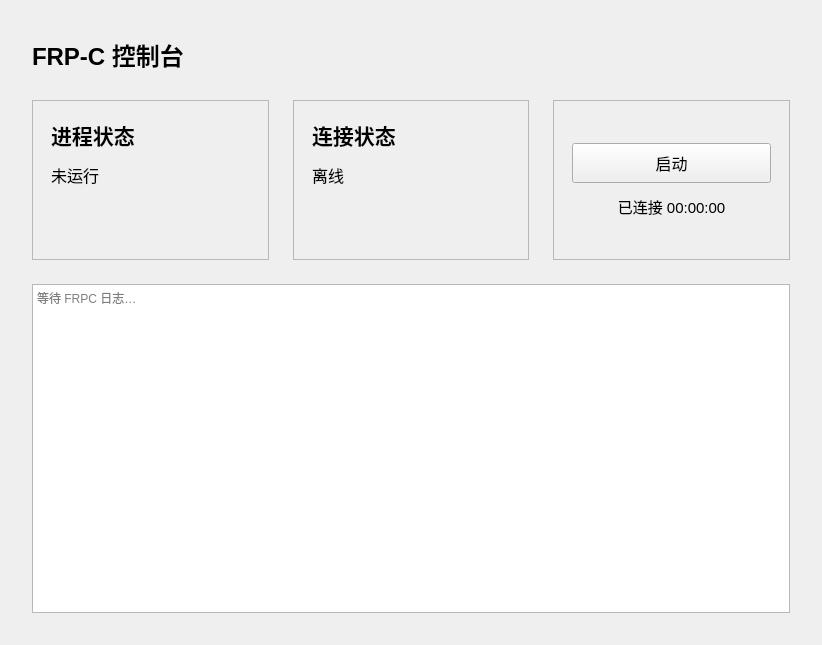
<?xml version="1.0" encoding="UTF-8"?>
<ui version="4.0">
 <class>Frpc_Control_Form</class>
 <widget class="QWidget" name="Frpc_Control_Form">
  <property name="windowModality">
   <enum>Qt::WindowModality::NonModal</enum>
  </property>
  <property name="geometry">
   <rect>
    <x>0</x>
    <y>0</y>
    <width>822</width>
    <height>645</height>
   </rect>
  </property>
  <property name="minimumSize">
   <size>
    <width>680</width>
    <height>560</height>
   </size>
  </property>
  <property name="windowTitle">
   <string>FRP 客户端控制</string>
  </property>
  <property name="windowOpacity">
   <double>1.000000000000000</double>
  </property>
  <layout class="QVBoxLayout" name="Frpc_Control_Layout_Main" stretch="0,0,1">
   <property name="spacing">
    <number>24</number>
   </property>
   <property name="leftMargin">
    <number>32</number>
   </property>
   <property name="topMargin">
    <number>32</number>
   </property>
   <property name="rightMargin">
    <number>32</number>
   </property>
   <property name="bottomMargin">
    <number>32</number>
   </property>
   <item>
    <widget class="QLabel" name="Frpc_Control_Label_Title">
     <property name="minimumSize">
      <size>
       <width>0</width>
       <height>44</height>
      </size>
     </property>
     <property name="font">
      <font>
       <pointsize>18</pointsize>
       <bold>true</bold>
      </font>
     </property>
     <property name="text">
      <string>FRP-C 控制台</string>
     </property>
    </widget>
   </item>
   <item>
    <layout class="QHBoxLayout" name="Frpc_Control_Layout_Status" stretch="1,1,1">
     <property name="spacing">
      <number>24</number>
     </property>
     <property name="topMargin">
      <number>0</number>
     </property>
     <item>
      <widget class="QFrame" name="Frpc_Control_Frame_ProcessStatus">
       <property name="minimumSize">
        <size>
         <width>180</width>
         <height>160</height>
        </size>
       </property>
       <property name="maximumSize">
        <size>
         <width>16777215</width>
         <height>160</height>
        </size>
       </property>
       <property name="frameShape">
        <enum>QFrame::Shape::StyledPanel</enum>
       </property>
       <property name="frameShadow">
        <enum>QFrame::Shadow::Raised</enum>
       </property>
       <layout class="QVBoxLayout" name="Frpc_Control_Layout_ProcessStatus" stretch="0,1">
        <property name="spacing">
         <number>12</number>
        </property>
        <property name="leftMargin">
         <number>18</number>
        </property>
        <property name="topMargin">
         <number>18</number>
        </property>
        <property name="rightMargin">
         <number>18</number>
        </property>
        <property name="bottomMargin">
         <number>18</number>
        </property>
        <item>
         <widget class="QLabel" name="Frpc_Control_Label_ProcessTitle">
          <property name="font">
           <font>
            <pointsize>16</pointsize>
            <bold>true</bold>
           </font>
          </property>
          <property name="text">
           <string>进程状态</string>
          </property>
         </widget>
        </item>
        <item>
         <widget class="QLabel" name="Frpc_Control_Label_ProcessStatus">
          <property name="font">
           <font>
            <pointsize>12</pointsize>
           </font>
          </property>
          <property name="text">
           <string>未运行</string>
          </property>
          <property name="alignment">
           <set>Qt::AlignmentFlag::AlignLeading|Qt::AlignmentFlag::AlignLeft|Qt::AlignmentFlag::AlignTop</set>
          </property>
          <property name="wordWrap">
           <bool>true</bool>
          </property>
         </widget>
        </item>
       </layout>
      </widget>
     </item>
     <item>
      <widget class="QFrame" name="Frpc_Control_Frame_ConnectStatus">
       <property name="minimumSize">
        <size>
         <width>180</width>
         <height>160</height>
        </size>
       </property>
       <property name="maximumSize">
        <size>
         <width>16777215</width>
         <height>160</height>
        </size>
       </property>
       <property name="frameShape">
        <enum>QFrame::Shape::StyledPanel</enum>
       </property>
       <property name="frameShadow">
        <enum>QFrame::Shadow::Raised</enum>
       </property>
       <layout class="QVBoxLayout" name="Frpc_Control_Layout_ConnectStatus" stretch="0,1">
        <property name="spacing">
         <number>12</number>
        </property>
        <property name="leftMargin">
         <number>18</number>
        </property>
        <property name="topMargin">
         <number>18</number>
        </property>
        <property name="rightMargin">
         <number>18</number>
        </property>
        <property name="bottomMargin">
         <number>18</number>
        </property>
        <item>
         <widget class="QLabel" name="Frpc_Control_Label_ConnectTitle">
          <property name="font">
           <font>
            <pointsize>16</pointsize>
            <bold>true</bold>
           </font>
          </property>
          <property name="text">
           <string>连接状态</string>
          </property>
         </widget>
        </item>
        <item>
         <widget class="QLabel" name="Frpc_Control_Label_ConnectStatus">
          <property name="font">
           <font>
            <pointsize>12</pointsize>
           </font>
          </property>
          <property name="text">
           <string>离线</string>
          </property>
          <property name="alignment">
           <set>Qt::AlignmentFlag::AlignLeading|Qt::AlignmentFlag::AlignLeft|Qt::AlignmentFlag::AlignTop</set>
          </property>
          <property name="wordWrap">
           <bool>true</bool>
          </property>
         </widget>
        </item>
       </layout>
      </widget>
     </item>
     <item>
      <widget class="QFrame" name="Frpc_Control_Frame_StartControl">
       <property name="minimumSize">
        <size>
         <width>180</width>
         <height>160</height>
        </size>
       </property>
       <property name="maximumSize">
        <size>
         <width>16777215</width>
         <height>160</height>
        </size>
       </property>
       <property name="frameShape">
        <enum>QFrame::Shape::StyledPanel</enum>
       </property>
       <property name="frameShadow">
        <enum>QFrame::Shadow::Raised</enum>
       </property>
       <layout class="QVBoxLayout" name="Frpc_Control_Layout_StartControl">
        <property name="spacing">
         <number>12</number>
        </property>
        <property name="leftMargin">
         <number>18</number>
        </property>
        <property name="topMargin">
         <number>18</number>
        </property>
        <property name="rightMargin">
         <number>18</number>
        </property>
        <property name="bottomMargin">
         <number>18</number>
        </property>
        <item>
         <spacer name="controlTopSpacer">
          <property name="orientation">
           <enum>Qt::Orientation::Vertical</enum>
          </property>
          <property name="sizeHint" stdset="0">
           <size>
            <width>0</width>
            <height>0</height>
           </size>
          </property>
         </spacer>
        </item>
        <item>
         <widget class="QPushButton" name="Frpc_Control_Button_Start">
          <property name="minimumSize">
           <size>
            <width>0</width>
            <height>40</height>
           </size>
          </property>
          <property name="font">
           <font>
            <pointsize>12</pointsize>
           </font>
          </property>
          <property name="text">
           <string>启动</string>
          </property>
         </widget>
        </item>
        <item>
         <widget class="QLabel" name="Frpc_Control_Label_StartTime">
          <property name="font">
           <font>
            <pointsize>11</pointsize>
           </font>
          </property>
          <property name="text">
           <string>已连接 00:00:00</string>
          </property>
          <property name="alignment">
           <set>Qt::AlignmentFlag::AlignCenter</set>
          </property>
         </widget>
        </item>
        <item>
         <spacer name="controlBottomSpacer">
          <property name="orientation">
           <enum>Qt::Orientation::Vertical</enum>
          </property>
          <property name="sizeHint" stdset="0">
           <size>
            <width>0</width>
            <height>0</height>
           </size>
          </property>
         </spacer>
        </item>
       </layout>
      </widget>
     </item>
    </layout>
   </item>
   <item>
    <widget class="QPlainTextEdit" name="Frpc_Control_PlainTextEdit_Log">
     <property name="minimumSize">
      <size>
       <width>0</width>
       <height>220</height>
      </size>
     </property>
     <property name="readOnly">
      <bool>true</bool>
     </property>
     <property name="maximumBlockCount">
      <number>5000</number>
     </property>
     <property name="placeholderText">
      <string>等待 FRPC 日志…</string>
     </property>
    </widget>
   </item>
  </layout>
 </widget>
 <resources/>
 <connections/>
</ui>
